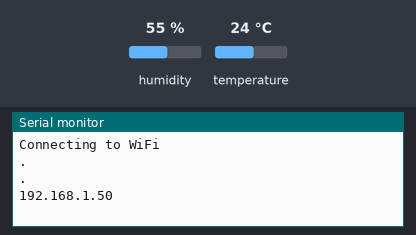
A sketch run on a simulated ESP8266 (NodeMCU). On the bench: the last lines printed to the serial monitor. Inputs (shaded band) come from the test bench; at power-on: humidity 55 %, temperature 24 °C. WiFi joins after 1.5 s; servers stay silent unless stated.

Above: at 3.2 s.
3.3 s: humidity set to 22 %
4.8 s: temperature set to 12 °C
At 5.9 s:
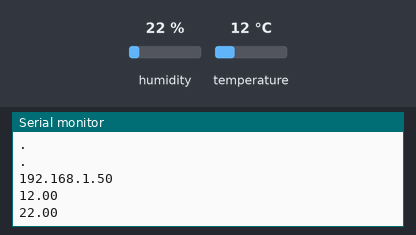
6.3 s: humidity set to 40 %
At 10.8 s:
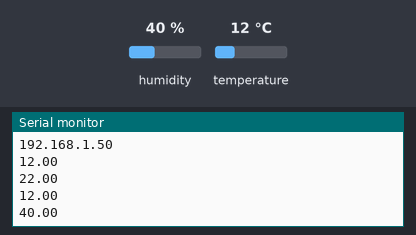
Timing chart, 0 to 12.3 s (numbered marks = the images above; inputs shaded):
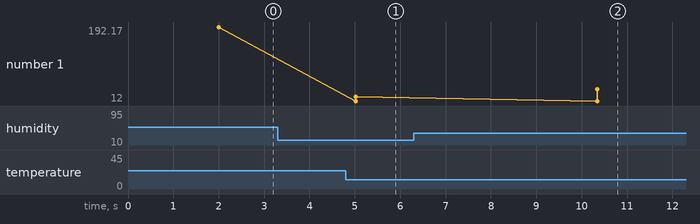

The sketch:

main.ino
```cpp
#include <Arduino.h>
#include <ESP8266WiFi.h>
#include <Hash.h>
#include <ESPAsyncTCP.h>
#include <ESPAsyncWebServer.h>
#include <Adafruit_Sensor.h>
#include <DHT.h>
#include <FirebaseArduino.h>

#define DHTPIN 5
#define DHTTYPE DHT11
#define FIREBASE_HOST "dbtugasppsi-default-rtdb.firebaseio.com"  // firebase id
#define FIREBASE_AUTH "xxx"  // the secret key generated from firebase

const char* ssid = "Tugas_Akhir";
const char* password = "xxx";

DHT dht(DHTPIN, DHTTYPE);

// current temperature & humidity, updated in loop()
float t = 0.0;
float h = 0.0;

// Create AsyncWebServer object on port 80
AsyncWebServer server(80);
unsigned long previousMillis = 0;    // will store last time DHT was updated
const long interval = 5000;  // Updates DHT setiap 5 detik

const char index_html[] PROGMEM = R"rawliteral(
<!DOCTYPE HTML><html>
<head>
  <meta name="viewport" content="width=device-width, initial-scale=1">
  <link rel="stylesheet" href="https://use.fontawesome.com/releases/v5.7.2/css/all.css" integrity="sha384-fnmOCqbTlWIlj8LyTjo7mOUStjsKC4pOpQbqyi7RrhN7udi9RwhKkMHpvLbHG9Sr" crossorigin="anonymous">
  <style>
    html {
     font-family: Arial;
     display: inline-block;
     margin: 0px auto;
     text-align: center;
    }
    h2 { font-size: 4.0rem; }
    p { font-size: 3.0rem; }
    .units { font-size: 1.2rem; }
    .dht-labels{
      font-size: 1.5rem;
      vertical-align:middle;
      padding-bottom: 15px;
    }
  </style>
</head>
<body>
  <h2>Monitoring Temperature & Humidity</h2>
  <p>
    <i class="fas fa-thermometer-half" style="color:#ff1515;"></i>
    <span class="dht-labels">Temperature</span>
    <span id="temperature">%TEMPERATURE%</span>
    <sup class="units">&deg;C</sup>
  </p>
  <p>
    <i class="fas fa-tint" style="color:#00add6;"></i>
    <span class="dht-labels">Humidity</span>
    <span id="humidity">%HUMIDITY%</span>
    <sup class="units">%</sup>
  </p>
</body>
<script>
setInterval(function ( ) {
  var xhttp = new XMLHttpRequest();
  xhttp.onreadystatechange = function() {
    if (this.readyState == 4 && this.status == 200) {
      document.getElementById("temperature").innerHTML = this.responseText;
    }
  };
  xhttp.open("GET", "/temperature", true);
  xhttp.send();
}, 5000 ) ;

setInterval(function ( ) {
  var xhttp = new XMLHttpRequest();
  xhttp.onreadystatechange = function() {
    if (this.readyState == 4 && this.status == 200) {
      document.getElementById("humidity").innerHTML = this.responseText;
    }
  };
  xhttp.open("GET", "/humidity", true);
  xhttp.send();
}, 5000 ) ;
</script>
</html>)rawliteral";

// Replaces placeholder with DHT values
String processor(const String& var){
  //Serial.println(var);
  if(var == "TEMPERATURE"){
    return String(t);
  }
  else if(var == "HUMIDITY"){
    return String(h);
  }
  return String();
}

void setup(){
  // Serial port for debugging purposes
  Serial.begin(115200);
  dht.begin();

  // Connect to Wi-Fi
  WiFi.begin(ssid, password);
  Serial.println("Connecting to WiFi");
  while (WiFi.status() != WL_CONNECTED) {
    delay(1000);
    Serial.println(".");
  }

  // Print ESP8266 Local IP Address
  Serial.println(WiFi.localIP());

  // Route for root / web page
  server.on("/", HTTP_GET, [](AsyncWebServerRequest *request){
    request->send_P(200, "text/html", index_html, processor);
  });
  server.on("/temperature", HTTP_GET, [](AsyncWebServerRequest *request){
    request->send_P(200, "text/plain", String(t).c_str());
  });
  server.on("/humidity", HTTP_GET, [](AsyncWebServerRequest *request){
    request->send_P(200, "text/plain", String(h).c_str());
  });

  // Start server
  server.begin();

  Firebase.begin(FIREBASE_HOST, FIREBASE_AUTH);  // connect to firebase
}

void loop(){
  unsigned long currentMillis = millis();
  if (currentMillis - previousMillis >= interval) {
    previousMillis = currentMillis;
    float newT = dht.readTemperature(); // Read temperature as Celsius
    // if temperature read failed, don't change t value
    if (isnan(newT)) {
      Serial.println("Failed to read from DHT sensor!");
    }
    else {
      t = newT;
      Serial.println(t);
    }
    float newH = dht.readHumidity();  // Read Humidity
    // if humidity read failed, don't change h value
    if (isnan(newH)) {
      Serial.println("Failed to read from DHT sensor!");
    }
    else {
      h = newH;
      Serial.println(h);
    }
  String fireHumid = String(h) + String("%");    //convert integer humidity to string humidity
  String fireTemp = String(t) + String("°C"); //convert integer temperature to string temperature
  delay(5000);

  Firebase.pushString("/DHT11/Humidity", fireHumid);         //setup path and send readings
  Firebase.pushString("/DHT11/Temperature", fireTemp);       //setup path and send readings
  }
}
```

Measured:
- after the input at 4.8 s, the serial monitor: prints a new line after 0.22 s (image 1)
- after the input at 6.3 s, the serial monitor: prints a new line after 4.0 s (image 2)
- plotted number 1: 22 → 40 after the input at 6.3 s
